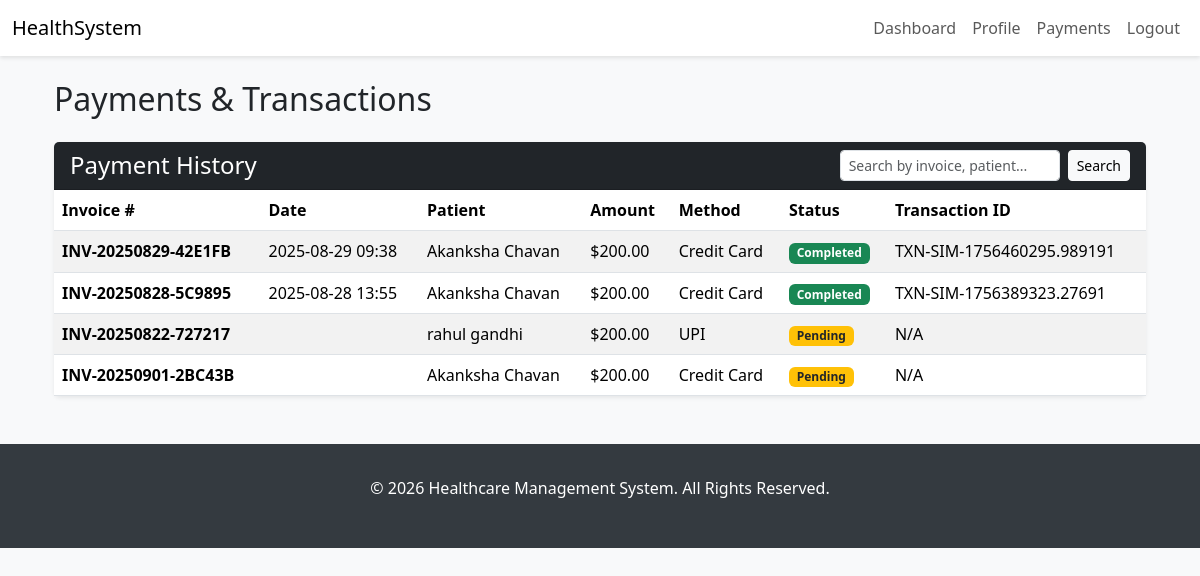
Page /payments/ (signed in) on the earlier database version.
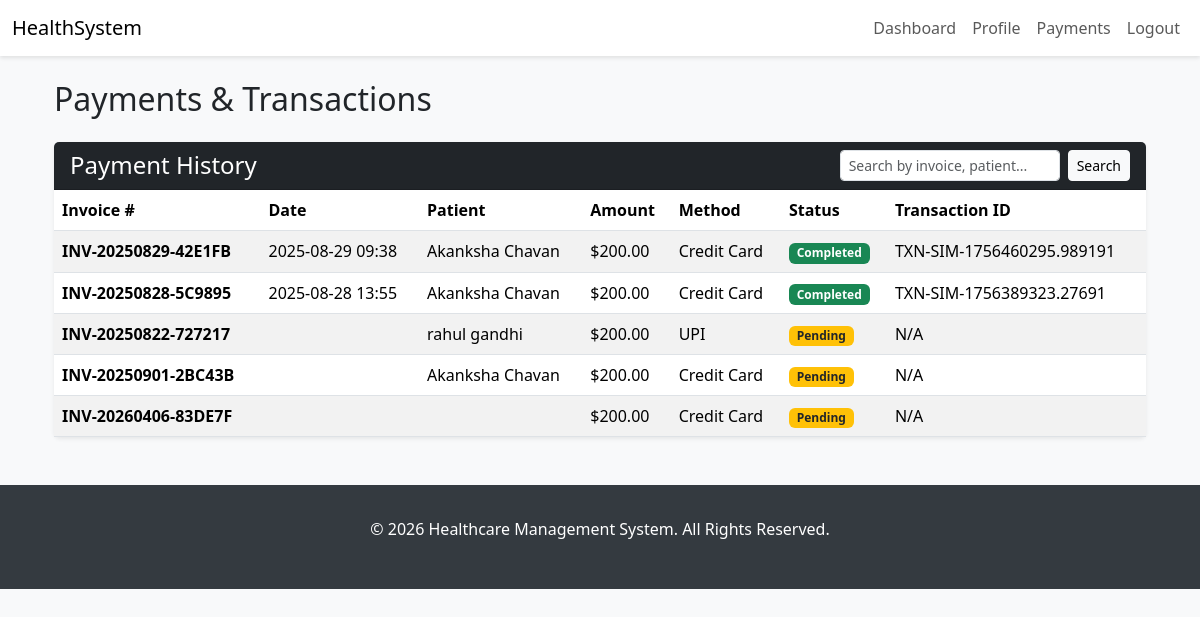
Same page on the later database version.
### core/models.py (models this page shows, shortened)
class Payment(models.Model):
    PAYMENT_METHOD_CHOICES = [
        ('credit_card', 'Credit Card'),
        ('debit_card', 'Debit Card'),
        ('net_banking', 'Net Banking'),
        ('upi', 'UPI'),
        ('wallet', 'Wallet'),
    ]
    PAYMENT_STATUS_CHOICES = [
        ('pending', 'Pending'),
        ('completed', 'Completed'),
        ('failed', 'Failed'),
        ('refunded', 'Refunded'),
        ('partially_refunded', 'Partially Refunded'),
    ]
    appointment = models.OneToOneField(Appointment, on_delete=models.SET_NULL, null=True, blank=True, related_name='payment')
    patient = models.ForeignKey(Patient, on_delete=models.SET_NULL, null=True, related_name='payments')
    amount = models.DecimalField(max_digits=10, decimal_places=2)
    payment_method = models.CharField(max_length=20, choices=PAYMENT_METHOD_CHOICES)
    payment_status = models.CharField(max_length=20, choices=PAYMENT_STATUS_CHOICES, default='pending')
    transaction_id = models.CharField(max_length=100, unique=True, blank=True, null=True)
    payment_date = models.DateTimeField(blank=True, null=True)
    invoice_number = models.CharField(max_length=50, unique=True, blank=True)
    tax_amount = models.DecimalField(max_digits=10, decimal_places=2, default=0.00)
    discount_amount = models.DecimalField(max_digits=10, decimal_places=2, default=0.00)
    payment_gateway_response = models.JSONField(blank=True, null=True)
    created_at = models.DateTimeField(auto_now_add=True)
    updated_at = models.DateTimeField(auto_now=True)
    class Meta:
        verbose_name = "Payment"
        verbose_name_plural = "Payments"
        ordering = ['-payment_date']

class Patient(models.Model):
    BLOOD_GROUP_CHOICES = [
        ('A+', 'A+'), ('A-', 'A-'),
        ('B+', 'B+'), ('B-', 'B-'),
        ('AB+', 'AB+'), ('AB-', 'AB-'),
        ('O+', 'O+'), ('O-', 'O-'),
    ]
    user = models.OneToOneField(settings.AUTH_USER_MODEL, on_delete=models.CASCADE, limit_choices_to={'role': 'patient'})
    blood_group = models.CharField(max_length=3, choices=BLOOD_GROUP_CHOICES, blank=True, null=True)
    height = models.DecimalField(max_digits=5, decimal_places=2, blank=True, null=True, help_text="Height in cm")
    weight = models.DecimalField(max_digits=5, decimal_places=2, blank=True, null=True, help_text="Weight in kg")
    allergies = models.TextField(blank=True, null=True)
    chronic_conditions = models.TextField(blank=True, null=True)
    emergency_contact_name = models.CharField(max_length=100, blank=True, null=True)
    emergency_contact_phone = models.CharField(max_length=15, blank=True, null=True)
    emergency_contact_relation = models.CharField(max_length=50, blank=True, null=True)
    class Meta:
        verbose_name = "Patient"
        verbose_name_plural = "Patients"

class User(AbstractUser):
    ROLE_CHOICES = [
        ('patient', 'Patient'),
        ('doctor', 'Doctor'),
        ('admin', 'Admin'),
    ]
    role = models.CharField(max_length=10, choices=ROLE_CHOICES, default='patient')
    phone = models.CharField(
        max_length=15,
        blank=True,
        null=True,
        validators=[RegexValidator(r'^\+?1?\d{9,15}$', 'Enter a valid phone number.')]
    )
    is_verified = models.BooleanField(default=False)

### core/views.py (the view)
# urls.py: path('payments/', views.payment_list, name='payment_list'),
@login_required
@user_passes_test(lambda u: is_doctor(u) or is_admin(u))
def payment_list(request):
    user = request.user
    payments = Payment.objects.select_related('patient__user', 'appointment__doctor__user').all()
    if is_doctor(user):
        payments = payments.filter(appointment__doctor__user=user)
    query = request.GET.get('q')
    if query:
        payments = payments.filter(
            Q(invoice_number__icontains=query) |
            Q(patient__user__username__icontains=query) |
            Q(transaction_id__icontains=query)
        ).distinct()
    paginator = Paginator(payments, 15) # Show 15 payments per page
    page_number = request.GET.get('page')
    page_obj = paginator.get_page(page_number)
    context = {
        'page_obj': page_obj,
        'search_query': query or '',
    }
    return render(request, 'payment_list.html', context)

### core/views.py (called while the page is built)
def is_doctor(user): return user.is_authenticated and user.role == 'doctor'

### templates/payment_list.html (shortened to what this page needs)
{% extends 'base.html' %}
{% block content %}
<div class="container-fluid">
    <div class="d-flex justify-content-between align-items-center mb-4">
        <h2 class="mb-0">Payments & Transactions</h2>
    </div>
    <div class="card shadow-sm">
        <div class="card-header bg-dark text-white d-flex justify-content-between align-items-center">
            <h4 class="mb-0">Payment History</h4>
            <form method="get" class="d-flex">
                <input type="text" name="q" class="form-control form-control-sm me-2" placeholder="Search by invoice, patient..." value="{{ search_query }}">
                <button type="submit" class="btn btn-sm btn-light">Search</button>
            </form>
        </div>
        <div class="card-body p-0">
            <div class="table-responsive">
                <table class="table table-striped table-hover mb-0">
                    <thead>
                        <tr>
                            <th>Invoice #</th>
                            <th>Date</th>
                            <th>Patient</th>
                            <th>Amount</th>
                            <th>Method</th>
                            <th>Status</th>
                            <th>Transaction ID</th>
                        </tr>
                    </thead>
                    <tbody>
                        {% for payment in page_obj %}
                        <tr>
                            <td><strong>{{ payment.invoice_number }}</strong></td>
                            <td>{{ payment.payment_date|date:"Y-m-d H:i" }}</td>
                            <td>{{ payment.patient.user.get_full_name }}</td>
                            <td>${{ payment.amount|floatformat:2 }}</td>
                            <td>{{ payment.get_payment_method_display }}</td>
                            <td>
                                {% if payment.payment_status == 'completed' %}
                                    <span class="badge bg-success">{{ payment.get_payment_status_display }}</span>
                                {% elif payment.payment_status == 'pending' %}
                                    <span class="badge bg-warning text-dark">{{ payment.get_payment_status_display }}</span>
                                {% elif payment.payment_status == 'failed' %}
                                     <span class="badge bg-danger">{{ payment.get_payment_status_display }}</span>
                                {% else %}
                                    <span class="badge bg-secondary">{{ payment.get_payment_status_display }}</span>
                                {% endif %}
                            </td>
                            <td>{{ payment.transaction_id|default:"N/A" }}</td>
                        </tr>
                        {% empty %}
                        <tr>
                            <td colspan="8" class="text-center p-4">No payments found.</td>
                        </tr>
                        {% endfor %}
                    </tbody>
                </table>
            </div>
        </div>
    </div>
</div>
{% endblock %}

Differences in the rows shown:
added Payment: invoice_number "INV-20260406-83DE7F", amount "200.00", payment_method "Credit Card", payment_status "Pending", transaction_id "N/A"
